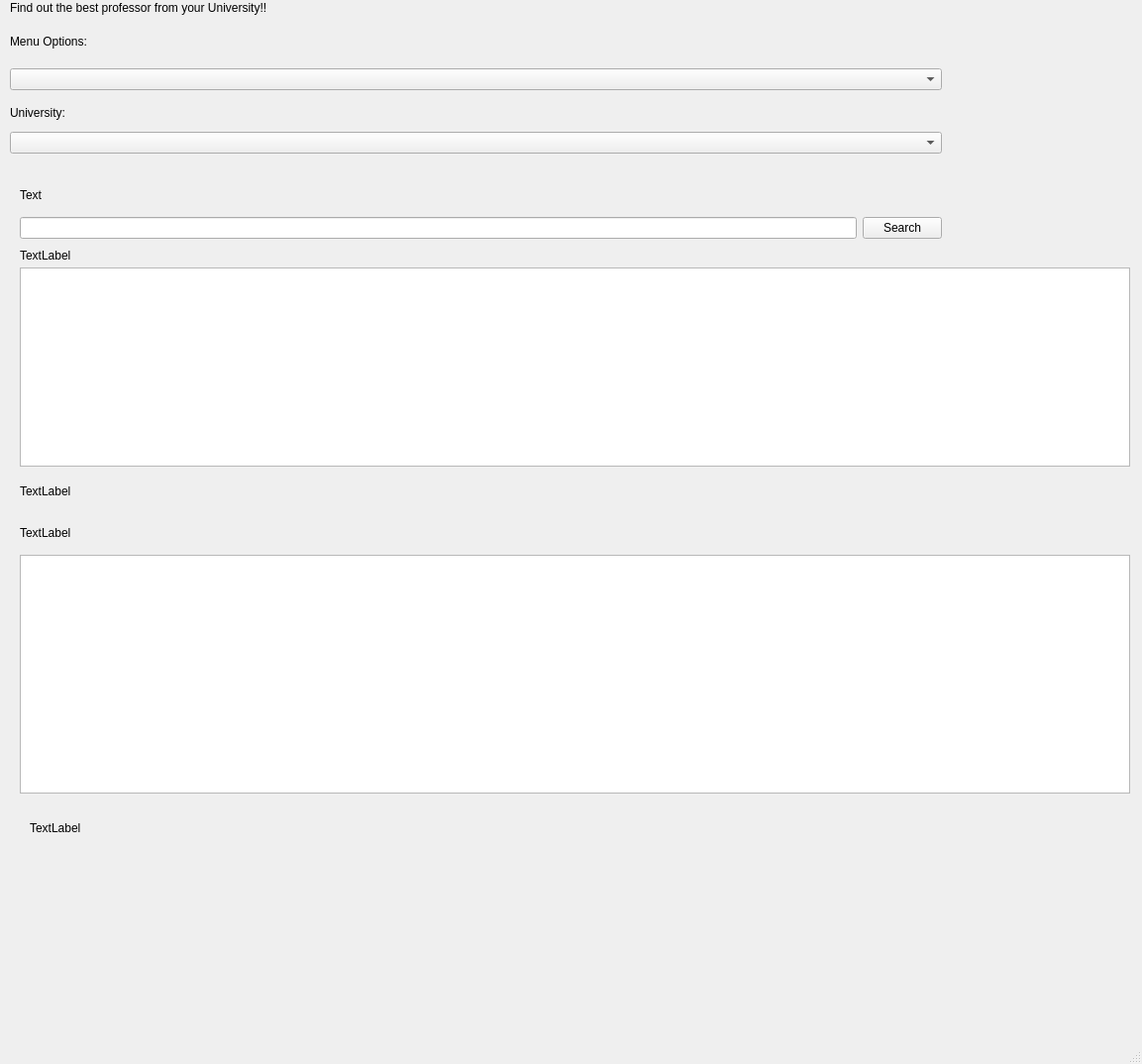
<?xml version="1.0" encoding="UTF-8"?>
<ui version="4.0">
 <class>rateMyProf</class>
 <widget class="QMainWindow" name="rateMyProf">
  <property name="geometry">
   <rect>
    <x>0</x>
    <y>0</y>
    <width>1153</width>
    <height>1074</height>
   </rect>
  </property>
  <property name="windowTitle">
   <string>rateMyProf</string>
  </property>
  <widget class="QWidget" name="centralwidget">
   <widget class="QWidget" name="layoutWidget">
    <property name="geometry">
     <rect>
      <x>10</x>
      <y>20</y>
      <width>941</width>
      <height>71</height>
     </rect>
    </property>
    <layout class="QVBoxLayout" name="verticalLayout">
     <item>
      <widget class="QLabel" name="label">
       <property name="text">
        <string>Menu Options:</string>
       </property>
      </widget>
     </item>
     <item>
      <widget class="QComboBox" name="comboBox"/>
     </item>
    </layout>
   </widget>
   <widget class="QLabel" name="label_3">
    <property name="geometry">
     <rect>
      <x>10</x>
      <y>0</y>
      <width>401</width>
      <height>16</height>
     </rect>
    </property>
    <property name="text">
     <string>Find out the best professor from your University!!</string>
    </property>
   </widget>
   <widget class="QTableView" name="tableView">
    <property name="geometry">
     <rect>
      <x>20</x>
      <y>270</y>
      <width>1121</width>
      <height>201</height>
     </rect>
    </property>
   </widget>
   <widget class="QWidget" name="layoutWidget">
    <property name="geometry">
     <rect>
      <x>10</x>
      <y>100</y>
      <width>941</width>
      <height>55</height>
     </rect>
    </property>
    <layout class="QVBoxLayout" name="verticalLayout_2">
     <item>
      <widget class="QLabel" name="label_2">
       <property name="text">
        <string>University:</string>
       </property>
      </widget>
     </item>
     <item>
      <widget class="QComboBox" name="comboBox_2"/>
     </item>
    </layout>
   </widget>
   <widget class="QWidget" name="layoutWidget">
    <property name="geometry">
     <rect>
      <x>20</x>
      <y>180</y>
      <width>931</width>
      <height>61</height>
     </rect>
    </property>
    <layout class="QVBoxLayout" name="verticalLayout_3">
     <item>
      <widget class="QLabel" name="label_4">
       <property name="text">
        <string>Text</string>
       </property>
      </widget>
     </item>
     <item>
      <layout class="QHBoxLayout" name="horizontalLayout_3">
       <item>
        <layout class="QHBoxLayout" name="horizontalLayout_2"/>
       </item>
       <item>
        <widget class="QLineEdit" name="lineEdit"/>
       </item>
       <item>
        <widget class="QPushButton" name="pushButton">
         <property name="text">
          <string>Search</string>
         </property>
        </widget>
       </item>
       <item>
        <layout class="QHBoxLayout" name="horizontalLayout"/>
       </item>
      </layout>
     </item>
    </layout>
   </widget>
   <widget class="QLabel" name="label_5">
    <property name="geometry">
     <rect>
      <x>20</x>
      <y>250</y>
      <width>921</width>
      <height>16</height>
     </rect>
    </property>
    <property name="text">
     <string>TextLabel</string>
    </property>
   </widget>
   <widget class="QLabel" name="label_6">
    <property name="geometry">
     <rect>
      <x>20</x>
      <y>480</y>
      <width>901</width>
      <height>31</height>
     </rect>
    </property>
    <property name="text">
     <string>TextLabel</string>
    </property>
   </widget>
   <widget class="QLabel" name="label_7">
    <property name="geometry">
     <rect>
      <x>20</x>
      <y>530</y>
      <width>861</width>
      <height>16</height>
     </rect>
    </property>
    <property name="text">
     <string>TextLabel</string>
    </property>
   </widget>
   <widget class="QTableView" name="tableView_2">
    <property name="geometry">
     <rect>
      <x>20</x>
      <y>560</y>
      <width>1121</width>
      <height>241</height>
     </rect>
    </property>
   </widget>
   <widget class="QLabel" name="label_8">
    <property name="geometry">
     <rect>
      <x>30</x>
      <y>820</y>
      <width>881</width>
      <height>31</height>
     </rect>
    </property>
    <property name="text">
     <string>TextLabel</string>
    </property>
   </widget>
  </widget>
  <widget class="QMenuBar" name="menubar">
   <property name="geometry">
    <rect>
     <x>0</x>
     <y>0</y>
     <width>1153</width>
     <height>24</height>
    </rect>
   </property>
  </widget>
  <widget class="QStatusBar" name="statusbar"/>
 </widget>
 <resources/>
 <connections/>
</ui>
